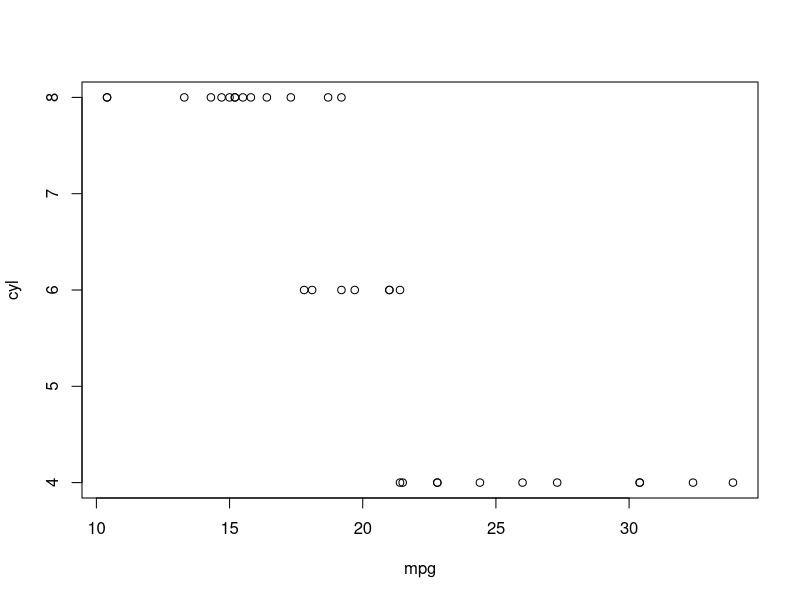
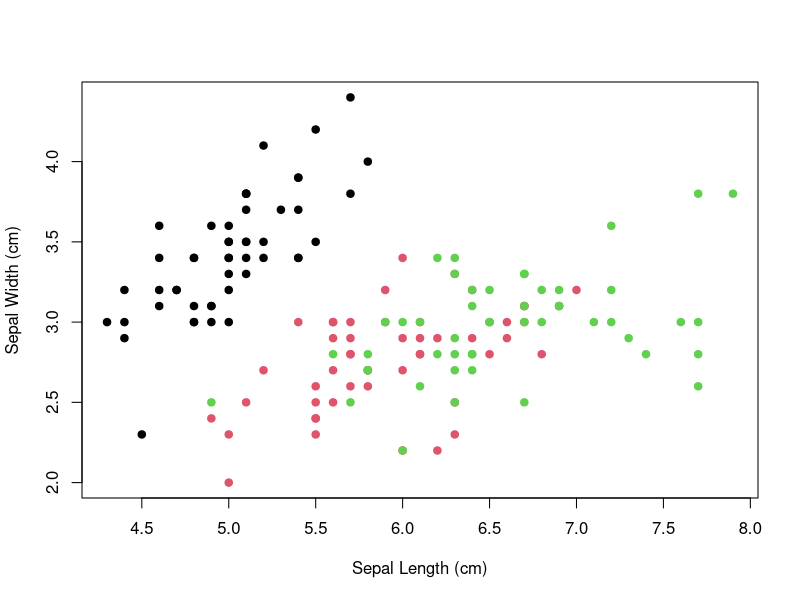

Write the R code that produced these figures, in order.
## ---- chunk 1
knitr::opts_chunk$set(echo = FALSE)
## ---- chunk 2
knitr::kable(iris[1:10, 1:4], caption = 'Table caption.',align = 'c',"html")
## ---- chunk 3
plot(mtcars[1:2])
## ---- chunk 4
data <- iris

plot(x = data$Sepal.Length, 
     y = data$Sepal.Width, 
     col = data$Species,
     pch = 19, 
     xlab = "Sepal Length (cm)",
     ylab = "Sepal Width (cm)")

## ---- chunk 5
knitr::write_bib(c('knitr','rmarkdown','posterdown','pagedown'), 'packages.bib')
